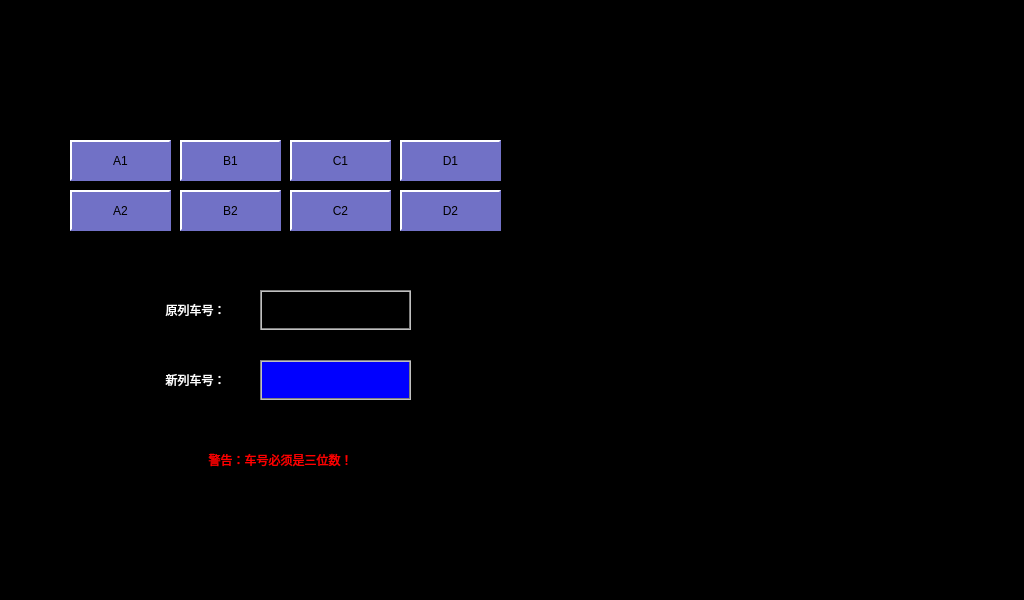
<?xml version="1.0" encoding="UTF-8"?>
<ui version="4.0">
 <class>VehicleNumberSet</class>
 <widget class="QWidget" name="VehicleNumberSet">
  <property name="geometry">
   <rect>
    <x>0</x>
    <y>0</y>
    <width>1024</width>
    <height>600</height>
   </rect>
  </property>
  <property name="windowTitle">
   <string>Form</string>
  </property>
  <property name="styleSheet">
   <string notr="true">QLabel
{
	color: white;
	border: 2px groove, gray;
    border-color: gray;
	font: 18px, &quot;微软雅黑&quot;;
}

QWidget
{
	background-color: black;
}

QPushButton
{
	font: 18px, &quot;微软雅黑&quot;;
    color: black;
	background-color: rgb(113, 113, 198);
	border:2px solid white; 
    border-right-color: rgb(113, 113, 198); 
    border-bottom-color: rgb(113, 113, 198);
}</string>
  </property>
  <widget class="QPushButton" name="btnA1">
   <property name="geometry">
    <rect>
     <x>70</x>
     <y>140</y>
     <width>101</width>
     <height>41</height>
    </rect>
   </property>
   <property name="text">
    <string>A1</string>
   </property>
  </widget>
  <widget class="QLabel" name="label_37">
   <property name="geometry">
    <rect>
     <x>150</x>
     <y>290</y>
     <width>91</width>
     <height>40</height>
    </rect>
   </property>
   <property name="styleSheet">
    <string notr="true">border: 0px;</string>
   </property>
   <property name="text">
    <string>原列车号：</string>
   </property>
   <property name="alignment">
    <set>Qt::AlignCenter</set>
   </property>
  </widget>
  <widget class="QLabel" name="label_38">
   <property name="geometry">
    <rect>
     <x>150</x>
     <y>360</y>
     <width>91</width>
     <height>40</height>
    </rect>
   </property>
   <property name="styleSheet">
    <string notr="true">border: 0px;</string>
   </property>
   <property name="text">
    <string>新列车号：</string>
   </property>
   <property name="alignment">
    <set>Qt::AlignCenter</set>
   </property>
  </widget>
  <widget class="QLabel" name="lblOriginNumber">
   <property name="geometry">
    <rect>
     <x>260</x>
     <y>290</y>
     <width>151</width>
     <height>40</height>
    </rect>
   </property>
   <property name="styleSheet">
    <string notr="true">color: white;
background-color: black;</string>
   </property>
   <property name="text">
    <string/>
   </property>
   <property name="alignment">
    <set>Qt::AlignCenter</set>
   </property>
  </widget>
  <widget class="QLabel" name="lblNewNumber">
   <property name="geometry">
    <rect>
     <x>260</x>
     <y>360</y>
     <width>151</width>
     <height>40</height>
    </rect>
   </property>
   <property name="styleSheet">
    <string notr="true">color: white;
background-color: blue;</string>
   </property>
   <property name="text">
    <string/>
   </property>
   <property name="alignment">
    <set>Qt::AlignCenter</set>
   </property>
  </widget>
  <widget class="QPushButton" name="btnB1">
   <property name="geometry">
    <rect>
     <x>180</x>
     <y>140</y>
     <width>101</width>
     <height>41</height>
    </rect>
   </property>
   <property name="text">
    <string>B1</string>
   </property>
  </widget>
  <widget class="QPushButton" name="btnC1">
   <property name="geometry">
    <rect>
     <x>290</x>
     <y>140</y>
     <width>101</width>
     <height>41</height>
    </rect>
   </property>
   <property name="text">
    <string>C1</string>
   </property>
  </widget>
  <widget class="QPushButton" name="btnD1">
   <property name="geometry">
    <rect>
     <x>400</x>
     <y>140</y>
     <width>101</width>
     <height>41</height>
    </rect>
   </property>
   <property name="text">
    <string>D1</string>
   </property>
  </widget>
  <widget class="QPushButton" name="btnA2">
   <property name="geometry">
    <rect>
     <x>70</x>
     <y>190</y>
     <width>101</width>
     <height>41</height>
    </rect>
   </property>
   <property name="text">
    <string>A2</string>
   </property>
  </widget>
  <widget class="QPushButton" name="btnB2">
   <property name="geometry">
    <rect>
     <x>180</x>
     <y>190</y>
     <width>101</width>
     <height>41</height>
    </rect>
   </property>
   <property name="text">
    <string>B2</string>
   </property>
  </widget>
  <widget class="QPushButton" name="btnC2">
   <property name="geometry">
    <rect>
     <x>290</x>
     <y>190</y>
     <width>101</width>
     <height>41</height>
    </rect>
   </property>
   <property name="text">
    <string>C2</string>
   </property>
  </widget>
  <widget class="QPushButton" name="btnD2">
   <property name="geometry">
    <rect>
     <x>400</x>
     <y>190</y>
     <width>101</width>
     <height>41</height>
    </rect>
   </property>
   <property name="text">
    <string>D2</string>
   </property>
  </widget>
  <widget class="QLabel" name="lblWrong">
   <property name="geometry">
    <rect>
     <x>130</x>
     <y>440</y>
     <width>301</width>
     <height>40</height>
    </rect>
   </property>
   <property name="styleSheet">
    <string notr="true">border: 0px;
color: red;</string>
   </property>
   <property name="text">
    <string>警告：车号必须是三位数！</string>
   </property>
   <property name="alignment">
    <set>Qt::AlignCenter</set>
   </property>
  </widget>
 </widget>
 <resources/>
 <connections/>
</ui>
